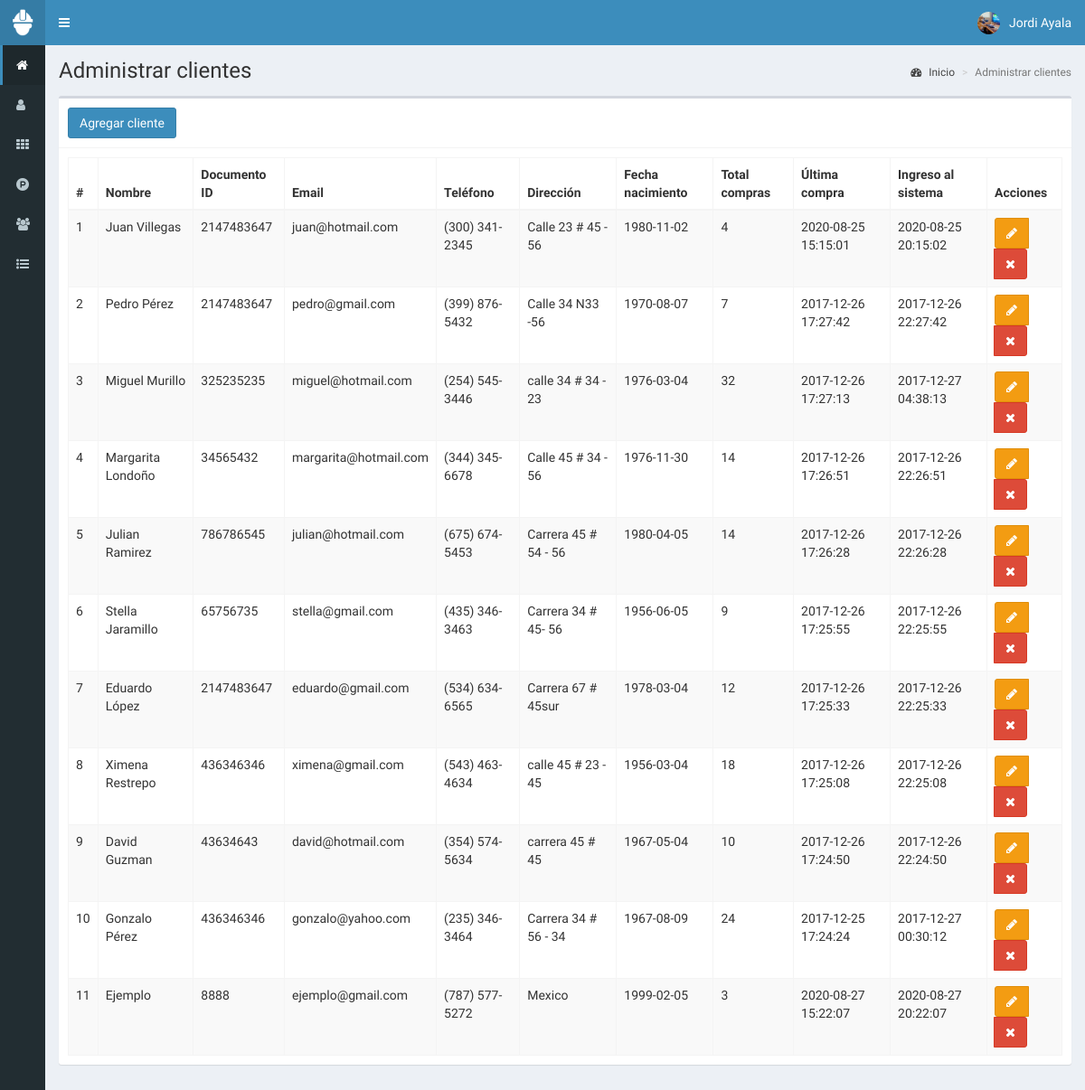
/clientes (signed in), run on the app's committed database.
### tables this page shows
CREATE TABLE `clientes` (
  `id` int(11) NOT NULL,
  `nombre` text NOT NULL,
  `documento` int(11) NOT NULL,
  `email` text NOT NULL,
  `telefono` text NOT NULL,
  `direccion` text NOT NULL,
  `fecha_nacimiento` date NOT NULL,
  `compras` int(11) NOT NULL,
  `ultima_compra` datetime NOT NULL,
  `fecha` timestamp NOT NULL DEFAULT current_timestamp() ON UPDATE current_timestamp()
);

### controladores/plantilla.controlador.php (called while the page is built)
<?php
class ControladorPlantilla{
	static public function ctrPlantilla(){
		include "vistas/plantilla.php";
	}
}

### index.php (called while the page is built, shortened)
<?php
require_once "controladores/plantilla.controlador.php";
require_once "controladores/usuarios.controlador.php";
require_once "controladores/clientes.controlador.php";
require_once "controladores/ventas.controlador.php";
require_once "modelos/clientes.modelo.php";
$plantilla = new ControladorPlantilla();
$plantilla -> ctrPlantilla();

### controladores/clientes.controlador.php (called while the page is built, shortened)
<?php
class ControladorClientes{
	static public function ctrMostrarClientes($item, $valor){
		$tabla = "clientes";
		$respuesta = ModeloClientes::mdlMostrarClientes($tabla, $item, $valor);
		return $respuesta;
	}
}

### modelos/conexion.php (called while the page is built)
<?php
class Conexion{
	static public function conectar(){
		$link = new PDO("mysql:host=127.0.0.1;dbname=pos",
			            "root",
			            "");
		$link->exec("set names utf8");
		return $link;
	}
}

### modelos/clientes.modelo.php (called while the page is built, shortened)
<?php
require_once "conexion.php";
class ModeloClientes{
	static public function mdlMostrarClientes($tabla, $item, $valor){
		if($item != null){
			$stmt = Conexion::conectar()->prepare("SELECT * FROM $tabla WHERE $item = :$item");
			$stmt -> bindParam(":".$item, $valor, PDO::PARAM_STR);
			$stmt -> execute();
			return $stmt -> fetch();
		}else{
			$stmt = Conexion::conectar()->prepare("SELECT * FROM $tabla");
			$stmt -> execute();
			return $stmt -> fetchAll();
		}
	}
}

### vistas/modulos/clientes.php (the view, shortened to what this page needs)
<div class="content-wrapper">
  <section class="content-header">
    <h1>
      Administrar clientes
    </h1>
    <ol class="breadcrumb">
      <li><a href="inicio"><i class="fa fa-dashboard"></i> Inicio</a></li>
      <li class="active">Administrar clientes</li>
    </ol>
  </section>
  <section class="content">
    <div class="box">
      <div class="box-header with-border">
        <button class="btn btn-primary" data-toggle="modal" data-target="#modalAgregarCliente">
          Agregar cliente
        </button>
      </div>
      <div class="box-body">
        <table class="table table-bordered table-striped dt-responsive tablas" width="100%">
          <thead>
            <tr>
              <th style="width:10px">#</th>
              <th>Nombre</th>
              <th>Documento ID</th>
              <th>Email</th>
              <th>Teléfono</th>
              <th>Dirección</th>
              <th>Fecha nacimiento</th>
              <th>Total compras</th>
              <th>Última compra</th>
              <th>Ingreso al sistema</th>
              <th>Acciones</th>
            </tr>
          </thead>
          <tbody>
            <?php
            $item = null;
            $valor = null;
            $clientes = ControladorClientes::ctrMostrarClientes($item, $valor);
            foreach ($clientes as $key => $value) {
              echo '<tr>
                    <td>' . ($key + 1) . '</td>
                    <td>' . $value["nombre"] . '</td>
                    <td>' . $value["documento"] . '</td>
                    <td>' . $value["email"] . '</td>
                    <td>' . $value["telefono"] . '</td>
                    <td>' . $value["direccion"] . '</td>
                    <td>' . $value["fecha_nacimiento"] . '</td>
                    <td>' . $value["compras"] . '</td>
                    <td>' . $value["ultima_compra"] . '</td>
                    <td>' . $value["fecha"] . '</td>
                    <td>
                      <div class="btn-group">
                        <button class="btn btn-warning btnEditarCliente" data-toggle="modal" data-target="#modalEditarCliente" idCliente="' . $value["id"] . '"><i class="fa fa-pencil"></i></button>';
              if ($_SESSION["perfil"] == "Administrador") {
                echo '<button class="btn btn-danger btnEliminarCliente" idCliente="' . $value["id"] . '"><i class="fa fa-times"></i></button>';
              }
              echo '</div>
                    </td>
                  </tr>';
            }
            ?>
          </tbody>
        </table>
      </div>
    </div>
  </section>
</div>

### vistas/plantilla.php (shortened to what this page needs)
<!DOCTYPE html>
<html>
<head>
  <link rel="stylesheet" href="vistas/bower_components/bootstrap/dist/css/bootstrap.min.css">
  <link rel="stylesheet" href="vistas/bower_components/font-awesome/css/font-awesome.min.css">
  <link rel="stylesheet" href="vistas/bower_components/Ionicons/css/ionicons.min.css">
  <link rel="stylesheet" href="vistas/dist/css/AdminLTE.css">
  <link rel="stylesheet" href="vistas/dist/css/skins/_all-skins.min.css">
  <link rel="stylesheet" href="vistas/bower_components/datatables.net-bs/css/dataTables.bootstrap.min.css">
  <link rel="stylesheet" href="vistas/bower_components/datatables.net-bs/css/responsive.bootstrap.min.css">
  <link rel="stylesheet" href="vistas/plugins/iCheck/all.css">
  <link rel="stylesheet" href="vistas/bower_components/bootstrap-daterangepicker/daterangepicker.css">
  <link rel="stylesheet" href="vistas/bower_components/morris.js/morris.css">
</head>
<body class="hold-transition skin-blue sidebar-collapse sidebar-mini login-page">
  <?php
  if(isset($_SESSION["iniciarSesion"]) && $_SESSION["iniciarSesion"] == "ok"){
   echo '<div class="wrapper">';
    include "modulos/cabezote.php";
    include "modulos/menu.php";
    if(isset($_GET["ruta"])){
      if($_GET["ruta"] == "inicio" ||
         $_GET["ruta"] == "usuarios" ||
         $_GET["ruta"] == "categorias" ||
         $_GET["ruta"] == "productos" ||
         $_GET["ruta"] == "clientes" ||
         $_GET["ruta"] == "ventas" ||
         $_GET["ruta"] == "crear-venta" ||
         $_GET["ruta"] == "editar-venta" ||
         $_GET["ruta"] == "reportes" ||
         $_GET["ruta"] == "salir"){
        include "modulos/".$_GET["ruta"].".php";
      }else{
        include "modulos/404.php";
      }
    }else{
      include "modulos/inicio.php";
    }
    echo '</div>';
  }else{
    include "modulos/login.php";
  }
  ?>
</body>
</html>

### vistas/modulos/cabezote.php (shortened to what this page needs)
<header class="main-header">
	<a href="inicio" class="logo">
		<span class="logo-mini">
			<img src="vistas/img/plantilla/icono-blanco.png" class="img-responsive" style="padding:10px">
		</span>
	</a>
	<nav class="navbar navbar-static-top" role="navigation">
		<a href="#" class="sidebar-toggle" data-toggle="push-menu" role="button">
		</a>
		<div class="navbar-custom-menu">
			<ul class="nav navbar-nav">
				<li class="dropdown user user-menu">
					<a href="#" class="dropdown-toggle" data-toggle="dropdown">
						<?php
						if ($_SESSION["foto"] != "") {
							echo '<img src="' . $_SESSION["foto"] . '" class="user-image">';
						} else {
							echo '<img src="vistas/img/usuarios/default/anonymous.png" class="user-image">';
						}
						?>
						<span class="hidden-xs"><?php echo $_SESSION["nombre"]; ?></span>
					</a>
				</li>
			</ul>
		</div>
	</nav>
</header>

### vistas/modulos/menu.php (shortened to what this page needs)
<aside class="main-sidebar">
	 <section class="sidebar">
		<ul class="sidebar-menu">
		<?php
		if($_SESSION["perfil"] == "Administrador"){
			echo '<li class="active">
				<a href="inicio">
					<i class="fa fa-home"></i>
					<span>Inicio</span>
				</a>
			</li>
			<li>
				<a href="usuarios">
					<i class="fa fa-user"></i>
					<span>Usuarios</span>
				</a>
			</li>';
		}
		if($_SESSION["perfil"] == "Administrador" || $_SESSION["perfil"] == "Especial"){
			echo '<li>
				<a href="categorias">
					<i class="fa fa-th"></i>
					<span>Categorías</span>
				</a>
			</li>
			<li>
				<a href="productos">
					<i class="fa fa-product-hunt"></i>
					<span>Productos</span>
				</a>
			</li>';
		}
		if($_SESSION["perfil"] == "Administrador" || $_SESSION["perfil"] == "Vendedor"){
			echo '<li>
				<a href="clientes">
					<i class="fa fa-users"></i>
					<span>Clientes</span>
				</a>
			</li>';
		}
		if($_SESSION["perfil"] == "Administrador" || $_SESSION["perfil"] == "Vendedor"){
			echo '<li class="treeview">
				<a href="#">
					<i class="fa fa-list-ul"></i>
					<span>Ventas</span>
					<span class="pull-right-container">
						<i class="fa fa-angle-left pull-right"></i>
					</span>
				</a>
				<ul class="treeview-menu">
					<li>
						<a href="ventas">
							<i class="fa fa-circle-o"></i>
							<span>Administrar ventas</span>
						</a>
					</li>
					<li>
						<a href="crear-venta">
							<i class="fa fa-circle-o"></i>
							<span>Crear venta</span>
						</a>
					</li>';
				echo '</ul>
			</li>';
		}
		?>
		</ul>
	 </section>
</aside>

### data on the page
clientes: nombre "Juan Villegas", documento "2147483647", email "juan@hotmail.com", telefono "(300) 341-2345", direccion "Calle 23 # 45 - 56", fecha_nacimiento "1980-11-02", compras "4", ultima_compra "2020-08-25 15:15:01", fecha "2020-08-25 20:15:02"
clientes: nombre "Pedro Pérez", documento "2147483647", email "pedro@gmail.com", telefono "(399) 876-5432", direccion "Calle 34 N33 -56", fecha_nacimiento "1970-08-07", compras "7", ultima_compra "2017-12-26 17:27:42", fecha "2017-12-26 22:27:42"
clientes: nombre "Miguel Murillo", documento "325235235", email "miguel@hotmail.com", telefono "(254) 545-3446", direccion "calle 34 # 34 - 23", fecha_nacimiento "1976-03-04", compras "32", ultima_compra "2017-12-26 17:27:13", fecha "2017-12-27 04:38:13"
clientes: nombre "Margarita Londoño", documento "34565432", email "margarita@hotmail.com", telefono "(344) 345-6678", direccion "Calle 45 # 34 - 56", fecha_nacimiento "1976-11-30", compras "14", ultima_compra "2017-12-26 17:26:51", fecha "2017-12-26 22:26:51"
clientes: nombre "Julian Ramirez", documento "786786545", email "julian@hotmail.com", telefono "(675) 674-5453", direccion "Carrera 45 # 54 - 56", fecha_nacimiento "1980-04-05", compras "14", ultima_compra "2017-12-26 17:26:28", fecha "2017-12-26 22:26:28"
clientes: nombre "Stella Jaramillo", documento "65756735", email "stella@gmail.com", telefono "(435) 346-3463", direccion "Carrera 34 # 45- 56", fecha_nacimiento "1956-06-05", compras "9", ultima_compra "2017-12-26 17:25:55", fecha "2017-12-26 22:25:55"
clientes: nombre "Eduardo López", documento "2147483647", email "eduardo@gmail.com", telefono "(534) 634-6565", direccion "Carrera 67 # 45sur", fecha_nacimiento "1978-03-04", compras "12", ultima_compra "2017-12-26 17:25:33", fecha "2017-12-26 22:25:33"
clientes: nombre "Ximena Restrepo", documento "436346346", email "ximena@gmail.com", telefono "(543) 463-4634", direccion "calle 45 # 23 - 45", fecha_nacimiento "1956-03-04", compras "18", ultima_compra "2017-12-26 17:25:08", fecha "2017-12-26 22:25:08"
clientes: nombre "David Guzman", documento "43634643", email "david@hotmail.com", telefono "(354) 574-5634", direccion "carrera 45 # 45", fecha_nacimiento "1967-05-04", compras "10", ultima_compra "2017-12-26 17:24:50", fecha "2017-12-26 22:24:50"
clientes: nombre "Gonzalo Pérez", documento "436346346", email "gonzalo@yahoo.com", telefono "(235) 346-3464", direccion "Carrera 34 # 56 - 34", fecha_nacimiento "1967-08-09", compras "24", ultima_compra "2017-12-25 17:24:24", fecha "2017-12-27 00:30:12"
clientes: nombre "Ejemplo", documento "8888", email "ejemplo@gmail.com", telefono "(787) 577-5272", direccion "Mexico", fecha_nacimiento "1999-02-05", compras "3", ultima_compra "2020-08-27 15:22:07", fecha "2020-08-27 20:22:07"

### other printed values
$_SESSION["nombre"] "Jordi Ayala"
